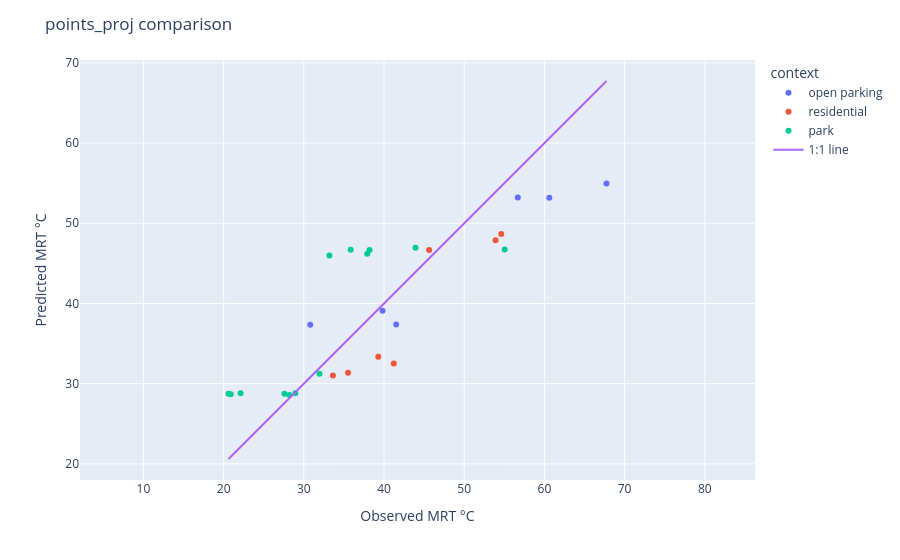

Notebook code cell kept with this figure:
### Code cell
# Compute 1:1 line range
m = min(obs.min(), pred.min())
M = max(obs.max(), pred.max())

# Scatter
fig = px.scatter(
    points_proj,
    x=obs,
    y=pred,
    color="context",
    hover_data=["TG", "TA","WIND M/S", "condition"],
)

# 1:1 line
fig.add_scatter(
    x=[m, M],
    y=[m, M],
    mode="lines",
    name="1:1 line"
)

fig.update_layout(
    xaxis_title="Observed MRT °C",
    yaxis_title="Predicted MRT °C",
    title="points_proj comparison"
)

fig.update_yaxes(scaleanchor="x", scaleratio=1)

fig.show()

### Figure 1 — Plotly figure (JSON) as saved in the notebook; plotly's stock layout.template omitted (floating-point values rounded to 4 significant figures)
{"data": [{"customdata": [[32.6, 29.3, 0, "SHADOW"], [31.6, 28.7, 2.7, "SHADOW"], [38.7, 30.1, 1.6, "SUN"], [42.2, 28.9, 0.7, "SUN"], [33, 28.9, 1, "SHADOW"], [39.4, 29.2, 3, "SUN"]], "hovertemplate": "context=open parking<br>MRT=%{x}<br>MRT_predicted=%{y}<br>TG=%{customdata[0]}<br>TA=%{customdata[1]}<br>WIND M/S=%{customdata[2]}<br>condition=%{customdata[3]}<extra></extra>", "legendgroup": "open parking", "marker": {"color": "#636efa", "symbol": "circle"}, "mode": "markers", "name": "open parking", "orientation": "v", "showlegend": true, "type": "scatter", "x": [30.8, 41.51, 60.61, 56.68, 39.82, 67.74], "xaxis": "x", "y": [37.35, 37.37, 53.18, 53.2, 39.08, 54.95], "yaxis": "y"}, {"customdata": [[34.4, 30.7, 0.9, "SHADOW"], [38.6, 30.2, 1.6, "SUN"], [32.5, 30.4, 0, "SHADOW"], [41.1, 31.5, 1.7, "SUN"], [32.5, 30.3, 0.4, "SHADOW"], [43.7, 33.5, 0.6, "SUN"], [33.1, 30.6, 0, "SHADOW"]], "hovertemplate": "context=residential<br>MRT=%{x}<br>MRT_predicted=%{y}<br>TG=%{customdata[0]}<br>TA=%{customdata[1]}<br>WIND M/S=%{customdata[2]}<br>condition=%{customdata[3]}<extra></extra>", "legendgroup": "residential", "marker": {"color": "#EF553B", "symbol": "circle"}, "mode": "markers", "name": "residential", "orientation": "v", "showlegend": true, "type": "scatter", "x": [41.21, 53.91, 39.28, 54.62, 35.52, 45.62, 33.63], "xaxis": "x", "y": [32.5, 47.88, 33.36, 48.67, 31.37, 46.66, 31.01], "yaxis": "y"}, {"customdata": [[38, 34.4, 0.2, "SUN"], [40.9, 35, 0.8, "SUN"], [42.7, 36.4, 0.3, "SUN"], [39.6, 34.8, 0.8, "SUN"], [46.8, 37.2, 0.7, "SUN"], [34.8, 31.9, 0.1, "SHADOW"], [31.8, 32.3, 0, "SHADOW"], [30, 31.6, 0, "SHADOW"], [29.3, 31.8, 0, "SHADOW"], [28.9, 31.9, 0, "SHADOW"], [29.6, 31, 0, "SHADOW"], [39.4, 30.1, 2.4, "SUN"], [29.7, 30.9, 0, "SHADOW"]], "hovertemplate": "context=park<br>MRT=%{x}<br>MRT_predicted=%{y}<br>TG=%{customdata[0]}<br>TA=%{customdata[1]}<br>WIND M/S=%{customdata[2]}<br>condition=%{customdata[3]}<extra></extra>", "legendgroup": "park", "marker": {"color": "#00cc96", "symbol": "circle"}, "mode": "markers", "name": "park", "orientation": "v", "showlegend": true, "type": "scatter", "x": [33.19, 37.91, 38.19, 35.84, 43.93, 31.95, 28.94, 28.19, 27.58, 20.61, 22.12, 55.05, 20.89], "xaxis": "x", "y": [45.97, 46.21, 46.67, 46.69, 46.96, 31.23, 28.79, 28.6, 28.75, 28.75, 28.8, 46.72, 28.67], "yaxis": "y"}, {"mode": "lines", "name": "1:1 line", "type": "scatter", "x": [20.61, 67.74], "y": [20.61, 67.74]}], "layout": {"legend": {"title": {"text": "context"}, "tracegroupgap": 0}, "margin": {"t": 60}, "title": {"text": "points_proj comparison"}, "xaxis": {"anchor": "y", "domain": [0, 1], "title": {"text": "Observed MRT °C"}}, "yaxis": {"anchor": "x", "domain": [0, 1], "scaleanchor": "x", "scaleratio": 1, "title": {"text": "Predicted MRT °C"}}}}
